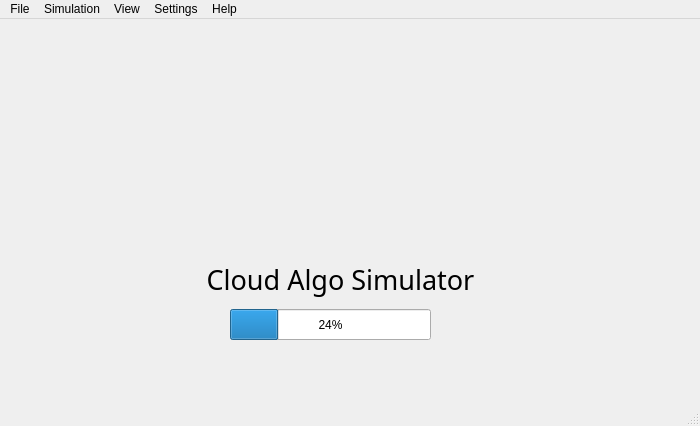
<?xml version="1.0" encoding="UTF-8"?>
<ui version="4.0">
 <class>MainWindow</class>
 <widget class="QMainWindow" name="MainWindow">
  <property name="geometry">
   <rect>
    <x>0</x>
    <y>0</y>
    <width>700</width>
    <height>426</height>
   </rect>
  </property>
  <property name="windowTitle">
   <string>MainWindow</string>
  </property>
  <widget class="QWidget" name="centralwidget">
   <widget class="QProgressBar" name="progressBar">
    <property name="geometry">
     <rect>
      <x>230</x>
      <y>290</y>
      <width>201</width>
      <height>31</height>
     </rect>
    </property>
    <property name="value">
     <number>24</number>
    </property>
   </widget>
   <widget class="QLabel" name="label">
    <property name="geometry">
     <rect>
      <x>200</x>
      <y>40</y>
      <width>231</width>
      <height>161</height>
     </rect>
    </property>
    <property name="text">
     <string/>
    </property>
    <property name="pixmap">
     <pixmap>../download.jpg</pixmap>
    </property>
   </widget>
   <widget class="QLabel" name="label_2">
    <property name="geometry">
     <rect>
      <x>180</x>
      <y>240</y>
      <width>321</width>
      <height>41</height>
     </rect>
    </property>
    <property name="font">
     <font>
      <family>Arial Unicode MS</family>
      <pointsize>20</pointsize>
     </font>
    </property>
    <property name="text">
     <string>Cloud Algo Simulator</string>
    </property>
    <property name="textFormat">
     <enum>Qt::MarkdownText</enum>
    </property>
    <property name="scaledContents">
     <bool>false</bool>
    </property>
    <property name="alignment">
     <set>Qt::AlignCenter</set>
    </property>
    <property name="openExternalLinks">
     <bool>false</bool>
    </property>
   </widget>
  </widget>
  <widget class="QStatusBar" name="statusbar"/>
  <widget class="QMenuBar" name="menubar">
   <property name="geometry">
    <rect>
     <x>0</x>
     <y>0</y>
     <width>700</width>
     <height>21</height>
    </rect>
   </property>
   <widget class="QMenu" name="menuMenu">
    <property name="title">
     <string>File</string>
    </property>
    <addaction name="actionOpen"/>
    <addaction name="actionSave"/>
    <addaction name="actionExit"/>
   </widget>
   <widget class="QMenu" name="menuSimulation">
    <property name="title">
     <string>Simulation</string>
    </property>
    <addaction name="actionStart"/>
    <addaction name="actionStop"/>
    <addaction name="actionResume"/>
   </widget>
   <widget class="QMenu" name="menuView_2">
    <property name="title">
     <string>View</string>
    </property>
   </widget>
   <widget class="QMenu" name="menuSettings">
    <property name="title">
     <string>Settings</string>
    </property>
   </widget>
   <widget class="QMenu" name="menuHelp">
    <property name="title">
     <string>Help</string>
    </property>
   </widget>
   <addaction name="menuMenu"/>
   <addaction name="menuSimulation"/>
   <addaction name="menuView_2"/>
   <addaction name="menuSettings"/>
   <addaction name="menuHelp"/>
  </widget>
  <action name="actionOpen">
   <property name="text">
    <string>Open</string>
   </property>
  </action>
  <action name="actionSave">
   <property name="text">
    <string>Save</string>
   </property>
  </action>
  <action name="actionExit">
   <property name="text">
    <string>Exit</string>
   </property>
  </action>
  <action name="actionStart">
   <property name="text">
    <string>Start</string>
   </property>
  </action>
  <action name="actionStop">
   <property name="text">
    <string>Stop</string>
   </property>
  </action>
  <action name="actionResume">
   <property name="text">
    <string>Resume</string>
   </property>
  </action>
 </widget>
 <resources/>
 <connections/>
</ui>
